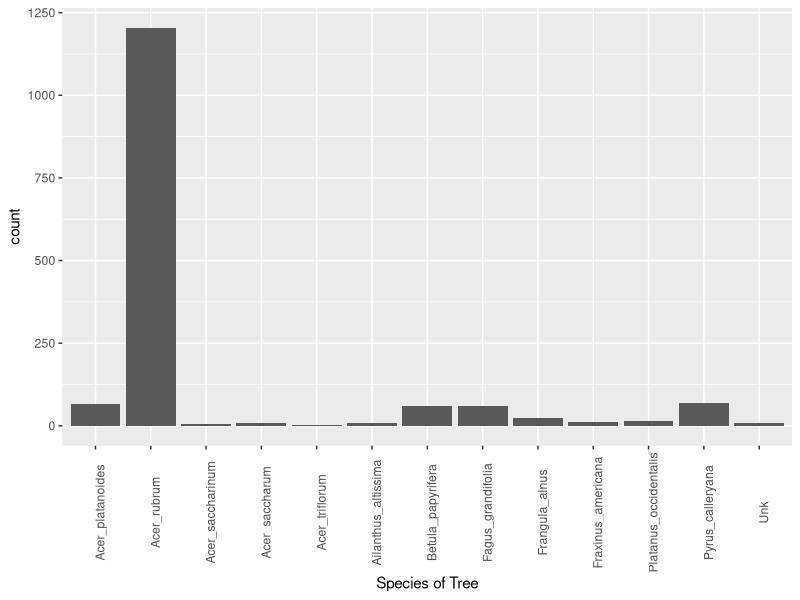
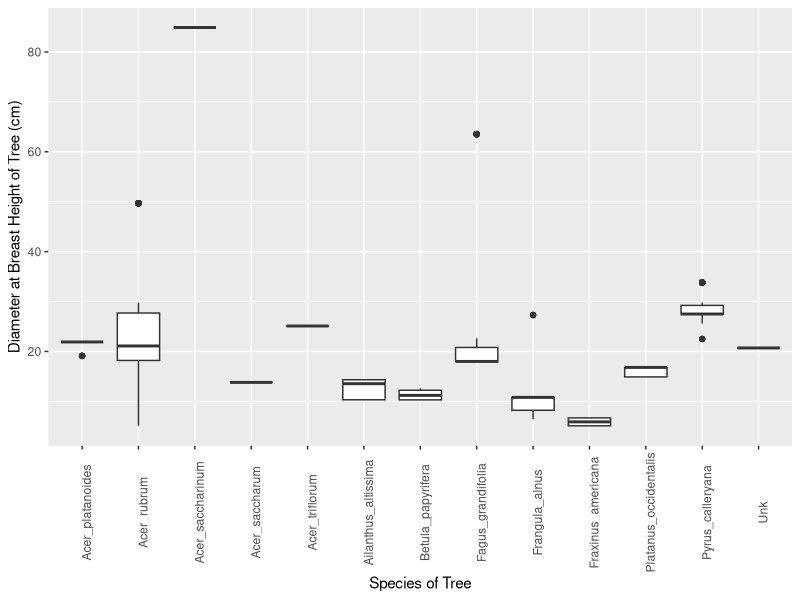
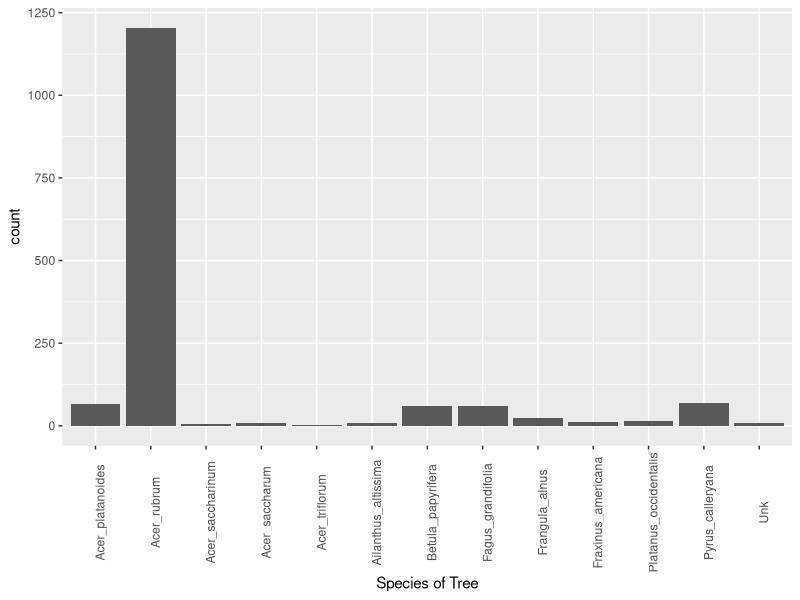
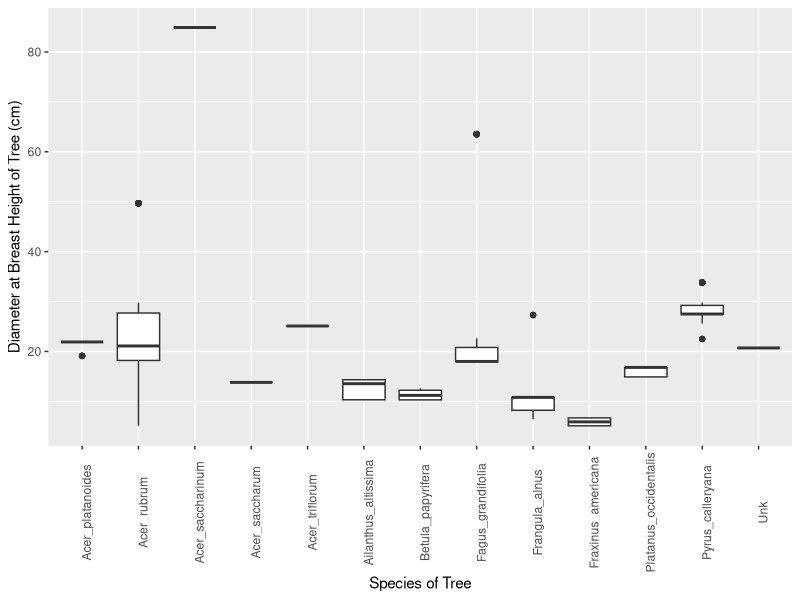

R code for these plots, in order:
#Summary Statistics
slf <- read.csv("data/fecundity_data_full_v1_3.csv") #load in csv
mean(na.omit(slf$Tree_DBH_cm)) #average of DBH of tree
median(na.omit(slf$Tree_DBH_cm)) #median of DBH of tree
var(na.omit(slf$Tree_DBH_cm)) #variance of DBH of tree
sd(na.omit(slf$Tree_DBH_cm)) #standard deviation of DBH of tree
range(na.omit(slf$Tree_DBH_cm)) #range of DBH of tree
IQR(na.omit(slf$Tree_DBH_cm)) #interquartile range of DBH of tree
100 * (sd(na.omit(slf$Tree_DBH_cm)) / mean(na.omit(slf$Tree_DBH_cm))) #coefficient of variation
slf_na <- na.omit(slf)
library(ggplot2)
ggplot(data = slf_na, aes(x=Tree_Species)) + geom_bar() + theme(axis.text.x = element_text(angle=90)) + xlab("Species of Tree")
ggsave("images/tree-count-species.png", height = 5, width = 5)
ggplot(data = slf_na, aes(x=Tree_Species, y=Tree_DBH_cm)) +geom_boxplot() + theme(axis.text.x = element_text(angle=90)) + xlab("Species of Tree") + ylab("Diameter at Breast Height of Tree (cm)")
ggsave("images/DBH-and-species-boxplot.png", height = 5, width = 5)
